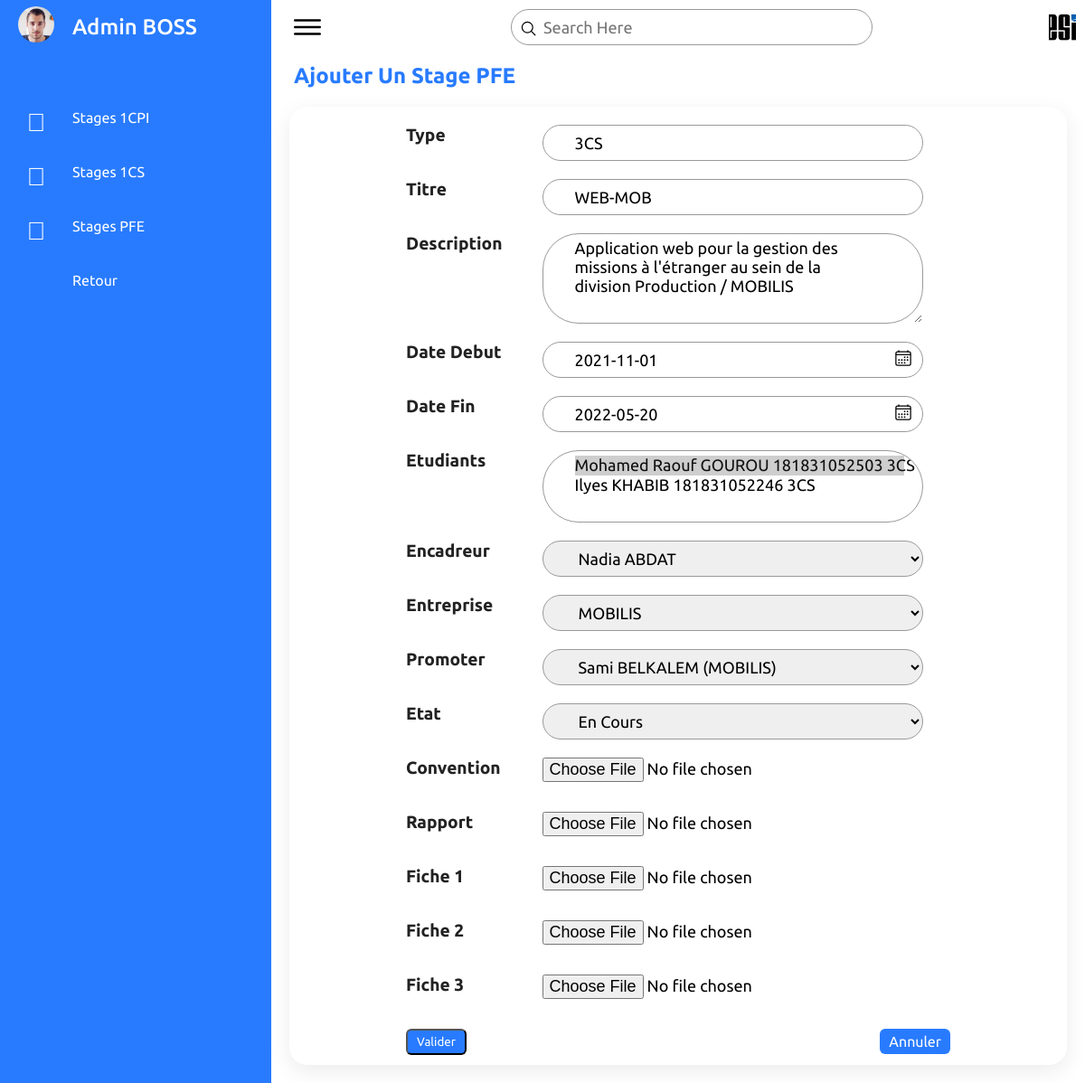
/updatestage3cs/9/ (signed in), run on the app's committed database.
### GestionStages/models.py (models this page shows)
class Employee(models.Model):
    user         = models.OneToOneField(User,null=True, on_delete=models.CASCADE,unique=TRUE)
    name         = models.CharField(max_length=190)
    surname      = models.CharField(max_length=190)
    email        = models.EmailField(max_length=190)
    phone        = models.CharField(max_length=10)
    photo        = models.ImageField(upload_to = 'images/' ,default='images/user.png',null=True)
    date_created = models.DateTimeField(auto_now_add=True, null=True)
    def __str__(self):
        return (self.name + ' ' + self.surname )

class Stage(models.Model):
    STATUS_CHOICES = [
        ('En Cours','En Cours'),
        ('Annulé','Annulé'),
        ('Validé','Validé'),
        ('Délai Non Respecté','Délai Non Respecté'),
    ]
    type         = models.CharField(max_length=190,null=False)
    titre        = models.CharField(max_length=4000)
    description  = models.TextField(max_length=4000)
    datedeb      = models.DateField(null=False)
    datefin      = models.DateField(null=False)
    convention   = models.FileField(upload_to = 'files/' ,null=True,blank=True)  # all
    rapport      = models.FileField(upload_to = 'files/' ,null=True,blank=True)  # all
    fichesuiv1   = models.FileField(upload_to = 'files/' ,null=True,blank=True)  #for 1CS & 3CS
    fichesuiv2   = models.FileField(upload_to = 'files/' ,null=True,blank=True)  # 3CS
    fichesuiv3   = models.FileField(upload_to = 'files/' ,null=True,blank=True)  # 3CS
    teacher      = models.ForeignKey(Teacher, on_delete=models.CASCADE,null=True,blank=True) # for 1CS & 3CS
    promoter     = models.ForeignKey(Promoter, on_delete=models.CASCADE,null=True,blank=True) # for all
    company      = models.ForeignKey(Company, on_delete=models.CASCADE) # for all
    students     = models.ManyToManyField(Student) # for all
    status       = models.CharField(max_length=190,choices=STATUS_CHOICES,default='inprogress')
    date_created = models.DateTimeField(auto_now_add=True, null=True)

### GestionStages/decorators.py (the view)
        def wrapper_func(request , *args,**kwargs):
            group = None
            if request.user.groups.exists():
               group =  request.user.groups.all()[0].name
            if group == 'admin':
               return view_func(request , *args,**kwargs)
            else:
                if group == 'student':
                    return redirect('studenthome')
                else:
                    if group == 'teacher':
                        return redirect('teacherhome')

### GestionStages/models.py (called while the page is built)
    def __str__(self):
        return (self.name + ' ' + self.surname + ' ' + self.matricule + ' ' + self.collegelevel)

    def __str__(self):
        return (self.name + ' ' + self.surname)

    def __str__(self):
        return (self.name)

    def __str__(self):
        return (self.name + ' ' + self.surname + ' ' + '(' + self.company.name + ')')

### GestionStages/views.py (called while the page is built)
@login_required(login_url='login')
@foradmin(allowedGroups=['admin'])
def updatestage3cs(request,pk):
    stage = Stage.objects.get(id=pk)
    form = Stage3csForm(instance=stage)
    if request.method == 'POST':
        form = Stage3csForm(data=request.POST, files=request.FILES,instance=stage)
        if(form.is_valid):
            print(request.POST)
            form.save()
            return redirect('stages3cs')
    context = {
        'form'       : form,
    }
    return render(request , 'stage3csform.html',context)

### GestionStages/templates/stage3csform.html (shortened to what this page needs)
{% extends 'stagemain.html' %}
{% load static %}
{% block content%}
<div class="main">
    {% include 'topbar.html' %}
    <h2 style="color: #287bff; margin-left:25px; margin-top:10px">Ajouter Un Stage PFE</h2>
    <div  class="studentsformpage">
        <div style="height:1060px;" class="studentsform">
            <form method="POST" enctype="multipart/form-data">
                <div class="fields">
                    <div class="form-group">
                        <label for="exampleInputType">Type</label>
                        <input type="type" name="type" class="form-control" id="exampleInputType"  maxlength="190" required="" value="3CS" readonly>
                    </div>
                    <div class="form-group">
                        <label for="exampleInputTitre">Titre</label>
                        {{form.titre}}
                    </div>
                    <div class="form-group" style="height:100px">
                        <label for="exampleFormControlTextarea1">Description</label>
                        {{form.description}}
                    </div>
                    <div class="form-group">
                        <label for="exampleInputDatebirth">Date Debut</label>
                        {{form.datedeb}}
                        <ion-icon name="calendar-outline"></ion-icon>
                    </div>
                    <div class="form-group">
                        <label for="exampleInputDatebirth">Date Fin</label>
                        {{form.datefin}}
                        <ion-icon name="calendar-outline"></ion-icon>
                    </div>
                    <div style="height:80px" class="form-group">
                        <label for="exampleSelectStudents">Etudiants</label>
                        {{form.students}}
                    </div>
                    <div class="form-group">
                        <label for="exampleSelectTeacher">Encadreur</label>
                        {{form.teacher}}
                    </div>
                    <div class="form-group">
                        <label for="exampleSelectCompany">Entreprise</label>
                        {{form.company}}
                    </div>
                    <div class="form-group">
                        <label for="exampleSelectPromoter">Promoter</label>
                        {{form.promoter}}
                    </div>
                    <div class="form-group">
                        <label for="exampleSelectStatus">Etat</label>
                        {{form.status}}
                    </div>
                    <div class="form-group1">
                        <label for="exampleFormControlFile1">Convention</label>
                        {{form.convention}}
                    </div>
                    <div class="form-group1">
                        <label for="exampleFormControlFile1">Rapport</label>
                        {{form.rapport}}
                    </div>
                    <div class="form-group1">
                        <label for="exampleFormControlFile1">Fiche 1</label>
                        {{form.fichesuiv1}}
                    </div>
                    <div class="form-group1">
                        <label for="exampleFormControlFile1">Fiche 2</label>
                        {{form.fichesuiv2}}
                    </div>
                    <div class="form-group1">
                        <label for="exampleFormControlFile1">Fiche 3</label>
                        {{form.fichesuiv3}}
                    </div>
                    <button type="submit" class="btn btn-primary" style="color:white;">Valider</button>
                    <a href="{% url 'stages3cs' %}" class="btn">Annuler</a>
               </div>
            </form>
        </div>
    </div>
</div>
{% endblock %}

### GestionStages/templates/stagemenu.html (shortened to what this page needs)
{% load static %}
<div class="navigation">
    <ul>
        <li>
            <a href="#">
                <span class="icon"><img  src="/media/{{request.user.employee.photo}}"></img></span>
                <span class="title" style="font-size: 1.5em;font-weight: 500;">{{request.user.employee}}</span>
            </a>
        </li>
        <li class="">
            <a href="{% url 'stages1cpi' %}">
                <span class="icon"><span style="font-size: 1.75em;"><i class="fal fa-dice-one"></i></span></span>
                <span class="title">Stages 1CPI</span>
            </a>
        </li>
        <li class="">
            <a href="{% url 'stages1cs' %}">
                <span class="icon"><span style="font-size: 1.75em;"><i class="fal fa-dice-two"></i></span></span>
                <span class="title">Stages 1CS</span>
            </a>
        </li>
        <li class="">
            <a href="{% url 'stages3cs' %}">
                <span class="icon"><span style="font-size: 1.75em;"><i class="fal fa-dice-three"></i></span></span>
                <span class="title">Stages PFE</span>
            </a>
        </li>
        <li>
            <a href="{% url 'home' %}">
                <span class="icon"><span style="font-size: 1.75em;"></span></span>
                <span class="title">Retour</span>
            </a>
        </li>
    </ul>
</div>

### GestionStages/static/css/style.css (style rules this page uses)
* { margin: 0; padding: 0; box-sizing: border-box; font-family: 'Ubuntu', sans-serif; }
:root { --blue: #287bff; --white: #fff; --grey: #f5f5f5; --black1: #222; --black2: #999; }
body { min-height: 100vh; overflow-x: hidden; }
.navigation { position: fixed; width: 300px; height: 100%; background: var(--blue); border-Left: 10px solid var(--blue); transition: 0.5s; overflow: hidden; }
.navigation ul { position: absolute; top: 0; left: 0; width: 100%; }
.navigation ul li { position: relative; width: 100%; list-style: none; border-top-left-radius: 30px; border-bottom-left-radius: 30px; }
.navigation ul li:nth-child(1) { margin-bottom: 40px; }
.navigation ul li a { position: relative; display: block; width: 100%; display: flex; text-decoration: none; color: var(--white); }
.navigation ul li a .icon { position: relative; display: block; min-width: 60px; height: 60px; line-height: 70px; text-align: center; }
.navigation ul li a .icon img { font-size: 1.75em; border-radius: 50%; margin-top: 7px; }
.navigation ul li a .title { position: relative; display: block; padding: 0 10px; height: 60px; line-height: 60px; text-align: start; white-space: nowrap; }
.main { position: absolute; width: calc(100% - 300px); left: 300px; min-height: 100vh; background: var(--white); transition: 0.5s; }
.btn { position: relative; padding: 5px 10px; background: var(--blue); text-decoration: none; color: var(--white); border-radius: 6px; }
.btn.btn-primary { position: relative; padding: 5px 10px; background: var(--blue); text-decoration: none; color: var(--white); border-radius: 6px; }
.studentsform { position: relative; width: 100%; }
.studentsform label { color: var(--black1); font-weight: 600; margin-right: 10px; }
.studentsformpage { position: relative; width: 100%; padding: 20px; grid-template-columns: 2fr 1fr; grid-gap: 30px; }
.studentsformpage .studentsform { position: relative; display: grid; min-height: 1000px; width: 100%; background: var(--white); padding: 20px; box-shadow: 0 7px 25px rgba(0, 0, 0, 0.08); border-radius: 20px; overflow: hidden; }
.fields { position: absolute; left: 15%; right: 15%; width: 70%; min-height: 100%; }
.fields .form-group { position: relative; width: 100%; height: 40px; margin-bottom: 20px; }
.fields .form-group label { position: relative; width: 30%; font-size: 1.2em; }
.fields .form-group input { width: 70%; height: 100%; border-radius: 40px; padding: 5px 20px; padding-left: 35px; font-size: 18px; outline: none; left: 25%; right: 15%; position: absolute; border: 1px solid var(--black2); }
.fields .form-group select { width: 70%; height: 100%; border-radius: 40px; padding: 5px 20px; padding-left: 35px; font-size: 18px; outline: none; left: 25%; right: 15%; position: absolute; border: 1px solid var(--black2); }
.fields .form-group ion-icon { position: absolute; right: 7%; top: 20%; height: 20px; width: 20px; }
.fields .form-group1 { position: relative; width: 100%; height: 40px; margin-bottom: 20px; }
.fields .form-group1 label { position: relative; width: 30%; font-size: 1.2em; }
.fields .form-group1 input { width: 70%; height: 100%; font-size: 18px; outline: none; left: 25%; right: 15%; position: absolute; }
.fields a { position: absolute; right: 0; }
.fields .form-group textarea { width: 70%; height: 100%; border-radius: 40px; padding: 5px 20px; padding-left: 35px; font-size: 18px; outline: none; left: 25%; right: 15%; position: absolute; border: 1px solid var(--black2); }
.navigation ul li a .icon img { font-size: 1.75em; width: 40px; height: 40px; object-fit: cover; }

### data on the page
Stage: titre "WEB-MOB", description "Application web pour la gestion des missions à l'étranger au sein de la division Production / MOBILIS", datedeb "2021-11-01", datefin "2022-05-20", teacher "Nadia ABDAT", company "MOBILIS", promoter "Sami BELKALEM (MOBILIS)", status "En Cours"

### other printed values
{{ request.user.employee }} "Admin BOSS"
